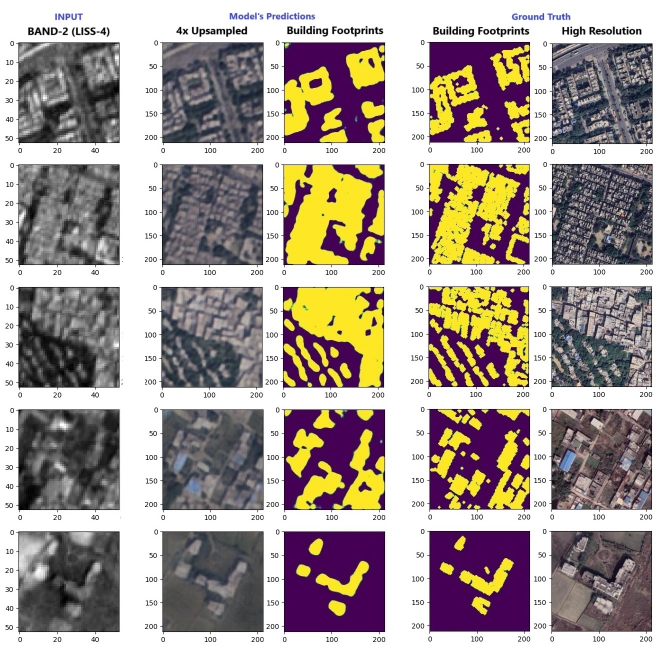
#> input picture 3. Mini Projects/LISS4 Super-Resolution/Results.webp, 1328 x 1298 px (shown at 1/2 size)
$ python run.py '../../3. Mini Projects/LISS4 Super-Resolution/Results.webp' 5 5
#> lines starting #> are read from the running program, lines starting #| are printed output that depends on the picture; long printed decimals are rounded
### 4. Course Assignments/Implementing Bilinear Interpolation/lib/my_bilinear_interpolation.py
import numpy as np


def calculate(leftExtreme, rightExtreme, pos):
    temp=leftExtreme*(1-pos) + rightExtreme*pos
    if(temp<0):
        temp=0
    if(temp>255):
        temp=255
    return temp


def columnInterpolate(image, shape_new_image, shape_original_image):

    spacingb=(shape_original_image[1]-1)/(shape_new_image[1]-1)

    #expanding rows
    if(shape_new_image[1]>shape_original_image[1]):
        interpolated_rows=list()
        for row in range(shape_original_image[0]):
            i=0
            fraction=spacingb
            l=list()
            l.append(image[row][0])
            while(i+1!=shape_original_image[1] and len(l)<shape_new_image[1]-1):
                l.append(calculate(image[row][i],image[row][i+1],fraction))
                fraction+=spacingb
                if(fraction>1):
                    fraction=fraction%1.0
                    i+=1
            l.append(image[row][-1])
            interpolated_rows.append(l)
        image=np.array(interpolated_rows)
        image=image.reshape((shape_original_image[0],shape_new_image[1]))

    #shrinking rows
    else:
        interpolated_rows=list()
        for row in range(shape_original_image[0]):
            fraction=0
            l=list()
            while(len(l)<shape_new_image[1]):
                rounded_fraction=np.round_(fraction%1.0, decimals = 3)
                if(rounded_fraction==0.0):
                    l.append(image[row][int(fraction)])
                else:
                    i=int(np.floor(fraction))
                    l.append(calculate(image[row][i],image[row][i+1],rounded_fraction))
                fraction+=spacingb
            interpolated_rows.append(l)
        image=np.array(interpolated_rows)
        image=image.reshape((shape_original_image[0],shape_new_image[1]))

    return image


def rowInterpolate(image, shape_new_image, shape_original_image):

    spacingl=(shape_original_image[0]-1)/(shape_new_image[0]-1)
    new_image=np.zeros(shape=shape_new_image)

    #expanding columns
    if(shape_new_image[0]>shape_original_image[0]):
        #copying first and last row
        new_image[0]=image[0]
        new_image[-1]=image[-1]

        #interpolating all the columns
        for column in range(shape_new_image[1]):
            temp=1
            i=0
            fraction=spacingl
            while(i+1!=shape_original_image[0]):
                new_image[temp][column]=calculate(image[i][column],image[i+1][column],fraction)
                temp+=1
                fraction+=spacingl
                if(fraction>1):
                    fraction=fraction%1.0
                    i+=1

    #shrinking columns
    else:
        # #interpolating all the columns
        for column in range(shape_new_image[1]):
            fraction=0
            temp=0
            while(temp<shape_new_image[0]):
                rounded_fraction=np.round_(fraction%1.0, decimals = 3)
                if(rounded_fraction==0.0):
                    new_image[temp][column]=image[int(fraction)][column]
                    temp+=1
                else:
                    i=int(np.floor(fraction))
                    new_image[temp][column]=calculate(image[i][column],image[i+1][column],rounded_fraction)
                    temp+=1
                fraction+=spacingl
    return new_image


def resize(image, shape_new_image):

    shape_original_image=image.shape
    image=columnInterpolate(image, shape_new_image, shape_original_image)
    image=rowInterpolate(image, shape_new_image, shape_original_image)

    return image


# original_image=np.array([[3,1,8,5,8],[14,0,20,54,9],[2,1,10,0,11],[6,7,13,4,12], [16,27,3,14,2]])
# print(resize(original_image,(5,4)))

### 4. Course Assignments/Implementing Bilinear Interpolation/lib/compare.py
import numpy as np

def rms_distance(array1, array2):
    squared_diff = (array1 - array2) ** 2
    mean_squared_diff = squared_diff.mean()
    rms_dist = np.sqrt(mean_squared_diff)
    return rms_dist


def L1_distance(array1, array2):
    diff = np.abs(array1 - array2)
    mean_diff = diff.mean()
    return mean_diff


def getChangeMask(array1, array2, threshold=None, metric='L1'):
    if metric=='RMS':
        diff = (array1 - array2) ** 2
        diff = np.sqrt(diff)
    else:
        diff = np.abs(array1 - array2)

    channel_diff = np.mean(diff, axis=-1)
    if threshold==None:
        return 255-channel_diff

    # Filter the indices where the difference is greater than the threshold
    indices = np.where(channel_diff > threshold)
    mask=np.ones(shape=(array1.shape[0],array1.shape[1]))
    mask[indices]=channel_diff[indices]
    return 255-mask

### 4. Course Assignments/Implementing Bilinear Interpolation/run.py
import cv2
import matplotlib.pyplot as plt
from lib.my_bilinear_interpolation import resize
from lib.compare import rms_distance ,L1_distance, getChangeMask
import numpy as np
from PIL import Image
import sys
import os
from datetime import datetime
# from chatGPT import bilinear_interpolation


def executeAssignment(new_size, img_loc, metric='RMS', library='opencv', changeThreshold=[None, 15, 30]):
    # new_size = (400,400)

    # Perform bilinear interpolation using opencv or pillow
#> called with new_size = (5, 5), metric = 'RMS', library = 'opencv'
    if(library=='opencv'):
        image = cv2.imread(img_loc)
#> image is the input picture: shape (1298, 1328, 3); mean B, G, R 150.6, 156.9, 167.3
        interpolated_image = cv2.resize(image, new_size[::-1], interpolation=cv2.INTER_LINEAR)
        image = cv2.cvtColor(image, cv2.COLOR_BGR2RGB)
        interpolated_image = cv2.cvtColor(interpolated_image, cv2.COLOR_BGR2RGB)

    elif(library=='pil'):
        image = Image.open(img_loc)
        interpolated_image = image.resize(new_size[::-1], Image.BILINEAR)
        image = np.asarray(image)
        interpolated_image = np.asarray(interpolated_image)

    channels=image.shape[2]
#> channels = 3

    # Perform bilinear interpolation using my implementation of the same
    my_interpolated_image=np.zeros(shape=(new_size[0],new_size[1],channels))
    for i in range(channels):
        my_interpolated_image[:,:,i]=resize(image[:,:,i],new_size)
        my_interpolated_image=np.round(my_interpolated_image).astype(np.int32)
#> this loop made 3 passes

    # my_interpolated_image=bilinear_interpolation(image,new_size[0],new_size[1])

    print(f'rms difference between the images = {rms_distance(interpolated_image, my_interpolated_image)}')
#| rms difference between the images = 161.476
    print(f'L1 distance between the images = {L1_distance(interpolated_image, my_interpolated_image)}')
#| L1 distance between the images = 139.04
    changeMask1=getChangeMask(interpolated_image, my_interpolated_image, threshold=changeThreshold[0], metric=metric)
    changeMask2=getChangeMask(interpolated_image, my_interpolated_image, threshold=changeThreshold[1], metric=metric)
    changeMask3=getChangeMask(interpolated_image, my_interpolated_image, threshold=changeThreshold[2], metric=metric)
    # print(changeMask1)
    plt.figure(figsize=(12,6))
    plt.subplot(2, 3, 1)
    plt.axis('off')
    plt.title(f'original {image.shape}')
    plt.imshow(image)
    plt.subplot(2, 3, 2)
    plt.axis('off')
    plt.title(f'inbuilt interpolation {(new_size[0],new_size[1],channels)}')
    plt.imshow(interpolated_image)
    plt.subplot(2, 3, 3)
    plt.axis('off')
    plt.title(f'my interpolation {(new_size[0],new_size[1],channels)}')
    plt.imshow(my_interpolated_image/255)
    plt.subplot(2, 3, 4)
    plt.axis('off')
    plt.title(f'{metric} change mask (threshold={changeThreshold[0]})')
    plt.imshow(changeMask1, cmap='gray')
    plt.subplot(2, 3, 5)
    plt.axis('off')
    plt.title(f'{metric}  change mask (threshold={changeThreshold[1]})')
    plt.imshow(changeMask2, cmap='gray')
    plt.subplot(2, 3, 6)
    plt.axis('off')
    plt.title(f'{metric}  change mask (threshold={changeThreshold[2]})')
    plt.imshow(changeMask3, cmap='gray')
    plt.savefig(os.path.join('results','output'+str(datetime.now())+'.jpg'))
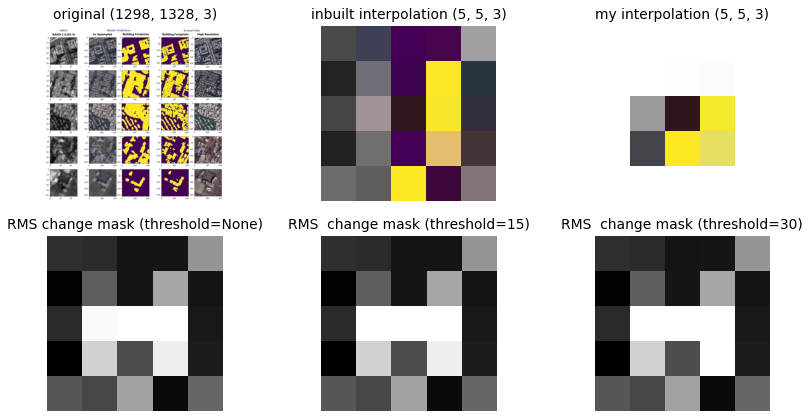
#> figure drawn by matplotlib, 6 panels
    plt.show()


if __name__ == "__main__":

    new_size=(int(sys.argv[2]), int(sys.argv[3]))
    print(new_size)
    img_loc=sys.argv[1]

    #threshold for change pixel
    changeThreshold=[None, 15, 30]

    # metic for calculating the difference between the inbuild library and my implementation of bilinear interpolation
    # values can be {RMS, L1}
    metric='RMS'

    # inbuild library to be used
    # values can be {pil, opencv}
    library='opencv'

    executeAssignment(new_size, img_loc, metric, library, changeThreshold)
